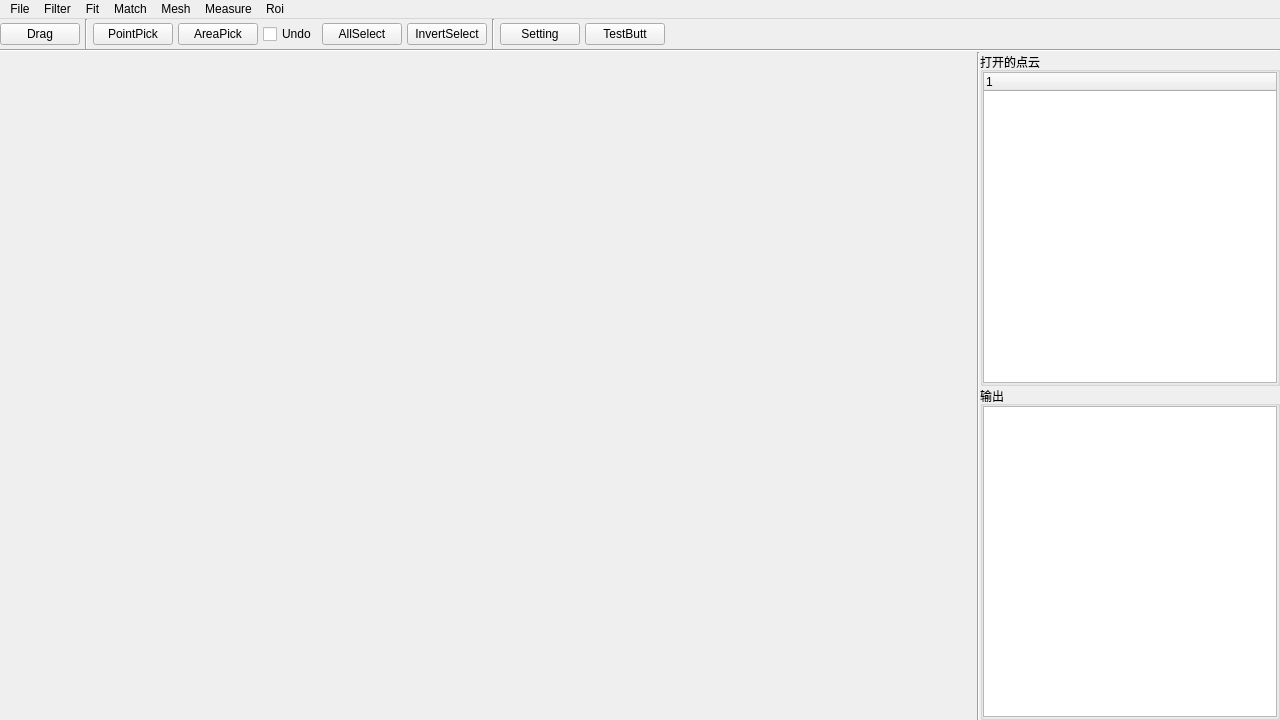
<?xml version="1.0" encoding="UTF-8"?>
<ui version="4.0">
 <class>PointCloudLabClass</class>
 <widget class="QMainWindow" name="PointCloudLabClass">
  <property name="geometry">
   <rect>
    <x>0</x>
    <y>0</y>
    <width>1280</width>
    <height>720</height>
   </rect>
  </property>
  <property name="minimumSize">
   <size>
    <width>1280</width>
    <height>720</height>
   </size>
  </property>
  <property name="windowTitle">
   <string>PointCloudLab</string>
  </property>
  <widget class="QWidget" name="centralWidget">
   <layout class="QVBoxLayout" name="verticalLayout">
    <property name="spacing">
     <number>0</number>
    </property>
    <property name="leftMargin">
     <number>0</number>
    </property>
    <property name="topMargin">
     <number>0</number>
    </property>
    <property name="rightMargin">
     <number>0</number>
    </property>
    <property name="bottomMargin">
     <number>0</number>
    </property>
    <item>
     <widget class="QWidget" name="widget_3" native="true">
      <property name="minimumSize">
       <size>
        <width>0</width>
        <height>30</height>
       </size>
      </property>
      <property name="maximumSize">
       <size>
        <width>16777215</width>
        <height>30</height>
       </size>
      </property>
      <layout class="QHBoxLayout" name="horizontalLayout_3">
       <property name="spacing">
        <number>5</number>
       </property>
       <property name="leftMargin">
        <number>0</number>
       </property>
       <property name="topMargin">
        <number>0</number>
       </property>
       <property name="rightMargin">
        <number>0</number>
       </property>
       <property name="bottomMargin">
        <number>0</number>
       </property>
       <item>
        <widget class="QPushButton" name="pushButton_drag">
         <property name="text">
          <string>Drag</string>
         </property>
        </widget>
       </item>
       <item>
        <widget class="Line" name="line_3">
         <property name="orientation">
          <enum>Qt::Vertical</enum>
         </property>
        </widget>
       </item>
       <item>
        <widget class="QPushButton" name="pushButton_pointPick">
         <property name="text">
          <string>PointPick</string>
         </property>
        </widget>
       </item>
       <item>
        <widget class="QPushButton" name="pushButton_areaPick">
         <property name="text">
          <string>AreaPick</string>
         </property>
        </widget>
       </item>
       <item>
        <widget class="QCheckBox" name="checkBox_undo">
         <property name="text">
          <string>Undo</string>
         </property>
        </widget>
       </item>
       <item>
        <widget class="QPushButton" name="pushButton_allSelect">
         <property name="text">
          <string>AllSelect</string>
         </property>
        </widget>
       </item>
       <item>
        <widget class="QPushButton" name="pushButton_invertSelect">
         <property name="text">
          <string>InvertSelect</string>
         </property>
        </widget>
       </item>
       <item>
        <widget class="Line" name="line_4">
         <property name="orientation">
          <enum>Qt::Vertical</enum>
         </property>
        </widget>
       </item>
       <item>
        <widget class="QPushButton" name="pushButton_setting">
         <property name="text">
          <string>Setting</string>
         </property>
        </widget>
       </item>
       <item>
        <widget class="QPushButton" name="pushButton">
         <property name="text">
          <string>TestButt</string>
         </property>
        </widget>
       </item>
       <item>
        <spacer name="horizontalSpacer">
         <property name="orientation">
          <enum>Qt::Horizontal</enum>
         </property>
         <property name="sizeHint" stdset="0">
          <size>
           <width>885</width>
           <height>20</height>
          </size>
         </property>
        </spacer>
       </item>
      </layout>
     </widget>
    </item>
    <item>
     <widget class="Line" name="line_2">
      <property name="orientation">
       <enum>Qt::Horizontal</enum>
      </property>
     </widget>
    </item>
    <item>
     <widget class="QWidget" name="widget_2" native="true">
      <layout class="QHBoxLayout" name="horizontalLayout">
       <property name="spacing">
        <number>0</number>
       </property>
       <property name="leftMargin">
        <number>0</number>
       </property>
       <property name="topMargin">
        <number>0</number>
       </property>
       <property name="rightMargin">
        <number>0</number>
       </property>
       <property name="bottomMargin">
        <number>0</number>
       </property>
       <item>
        <widget class="QVTKWidget" name="qvtkWidget">
         <property name="focusPolicy">
          <enum>Qt::StrongFocus</enum>
         </property>
        </widget>
       </item>
       <item>
        <widget class="Line" name="line">
         <property name="orientation">
          <enum>Qt::Vertical</enum>
         </property>
        </widget>
       </item>
       <item>
        <widget class="QWidget" name="widget" native="true">
         <property name="minimumSize">
          <size>
           <width>300</width>
           <height>0</height>
          </size>
         </property>
         <property name="maximumSize">
          <size>
           <width>300</width>
           <height>16777215</height>
          </size>
         </property>
         <layout class="QVBoxLayout" name="verticalLayout_3">
          <property name="spacing">
           <number>0</number>
          </property>
          <property name="leftMargin">
           <number>0</number>
          </property>
          <property name="topMargin">
           <number>0</number>
          </property>
          <property name="rightMargin">
           <number>0</number>
          </property>
          <property name="bottomMargin">
           <number>0</number>
          </property>
          <item>
           <widget class="QGroupBox" name="groupBox">
            <property name="title">
             <string>打开的点云</string>
            </property>
            <layout class="QHBoxLayout" name="horizontalLayout_2">
             <property name="spacing">
              <number>0</number>
             </property>
             <property name="leftMargin">
              <number>0</number>
             </property>
             <property name="topMargin">
              <number>0</number>
             </property>
             <property name="rightMargin">
              <number>0</number>
             </property>
             <property name="bottomMargin">
              <number>0</number>
             </property>
             <item>
              <widget class="QTreeWidget" name="treeWidget">
               <property name="mouseTracking">
                <bool>true</bool>
               </property>
               <property name="focusPolicy">
                <enum>Qt::StrongFocus</enum>
               </property>
               <column>
                <property name="text">
                 <string notr="true">1</string>
                </property>
               </column>
              </widget>
             </item>
            </layout>
           </widget>
          </item>
          <item>
           <widget class="QGroupBox" name="groupBox_2">
            <property name="title">
             <string>输出</string>
            </property>
            <layout class="QVBoxLayout" name="verticalLayout_2">
             <property name="spacing">
              <number>0</number>
             </property>
             <property name="leftMargin">
              <number>0</number>
             </property>
             <property name="topMargin">
              <number>0</number>
             </property>
             <property name="rightMargin">
              <number>0</number>
             </property>
             <property name="bottomMargin">
              <number>0</number>
             </property>
             <item>
              <widget class="QTextBrowser" name="textBrowser">
               <property name="acceptRichText">
                <bool>false</bool>
               </property>
              </widget>
             </item>
            </layout>
           </widget>
          </item>
         </layout>
        </widget>
       </item>
      </layout>
     </widget>
    </item>
   </layout>
  </widget>
  <widget class="QMenuBar" name="menuBar">
   <property name="geometry">
    <rect>
     <x>0</x>
     <y>0</y>
     <width>1280</width>
     <height>26</height>
    </rect>
   </property>
   <widget class="QMenu" name="menuFile">
    <property name="title">
     <string>File</string>
    </property>
    <addaction name="openFileAction"/>
    <addaction name="saveFileAction"/>
   </widget>
   <widget class="QMenu" name="menuFilter">
    <property name="title">
     <string>Filter</string>
    </property>
    <addaction name="filterAction1"/>
    <addaction name="filterAction2"/>
    <addaction name="filterAction3"/>
   </widget>
   <widget class="QMenu" name="menuFit">
    <property name="title">
     <string>Fit</string>
    </property>
   </widget>
   <widget class="QMenu" name="menuMatch">
    <property name="title">
     <string>Match</string>
    </property>
   </widget>
   <widget class="QMenu" name="menuMesh">
    <property name="title">
     <string>Mesh</string>
    </property>
   </widget>
   <widget class="QMenu" name="menuMeasure">
    <property name="title">
     <string>Measure</string>
    </property>
   </widget>
   <widget class="QMenu" name="menuRoi">
    <property name="title">
     <string>Roi</string>
    </property>
    <addaction name="copyPointAction"/>
    <addaction name="extractPointAction"/>
   </widget>
   <addaction name="menuFile"/>
   <addaction name="menuFilter"/>
   <addaction name="menuFit"/>
   <addaction name="menuMatch"/>
   <addaction name="menuMesh"/>
   <addaction name="menuMeasure"/>
   <addaction name="menuRoi"/>
  </widget>
  <action name="openFileAction">
   <property name="text">
    <string>Open File</string>
   </property>
  </action>
  <action name="saveFileAction">
   <property name="text">
    <string>Save File</string>
   </property>
  </action>
  <action name="filterAction1">
   <property name="text">
    <string>直通滤波</string>
   </property>
  </action>
  <action name="filterAction2">
   <property name="text">
    <string>体素滤波
</string>
   </property>
  </action>
  <action name="filterAction3">
   <property name="text">
    <string>统计滤波</string>
   </property>
  </action>
  <action name="copyPointAction">
   <property name="text">
    <string>复制所选点云</string>
   </property>
  </action>
  <action name="extractPointAction">
   <property name="text">
    <string>提取所选点云</string>
   </property>
  </action>
  <action name="actionjkj">
   <property name="text">
    <string>jkj</string>
   </property>
  </action>
 </widget>
 <layoutdefault spacing="6" margin="11"/>
 <customwidgets>
  <customwidget>
   <class>QVTKWidget</class>
   <extends>QWidget</extends>
   <header>QVTKWidget.h</header>
  </customwidget>
 </customwidgets>
 <resources>
  <include location="PointCloudLab.qrc"/>
 </resources>
 <connections/>
</ui>
